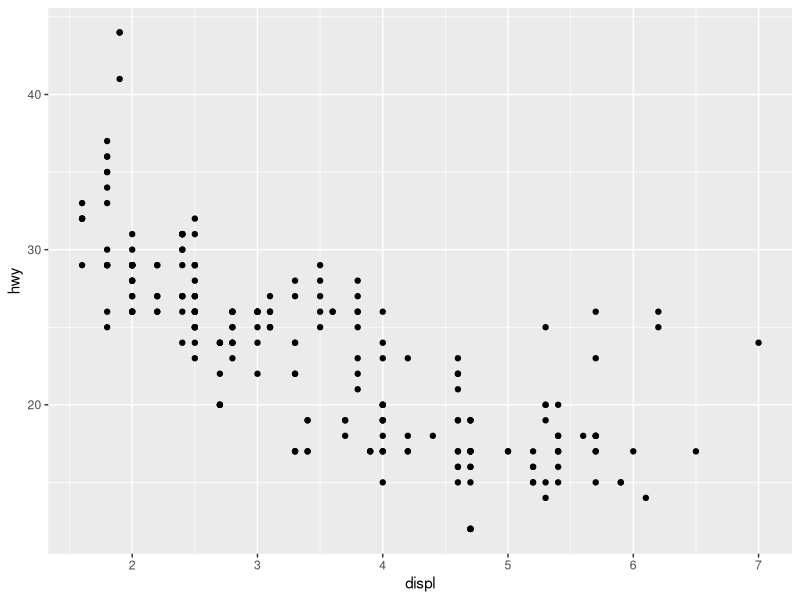
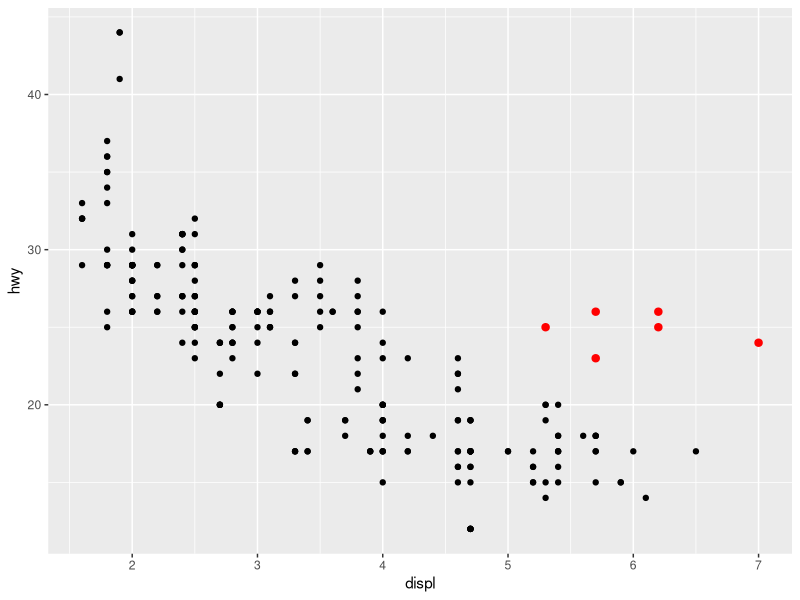
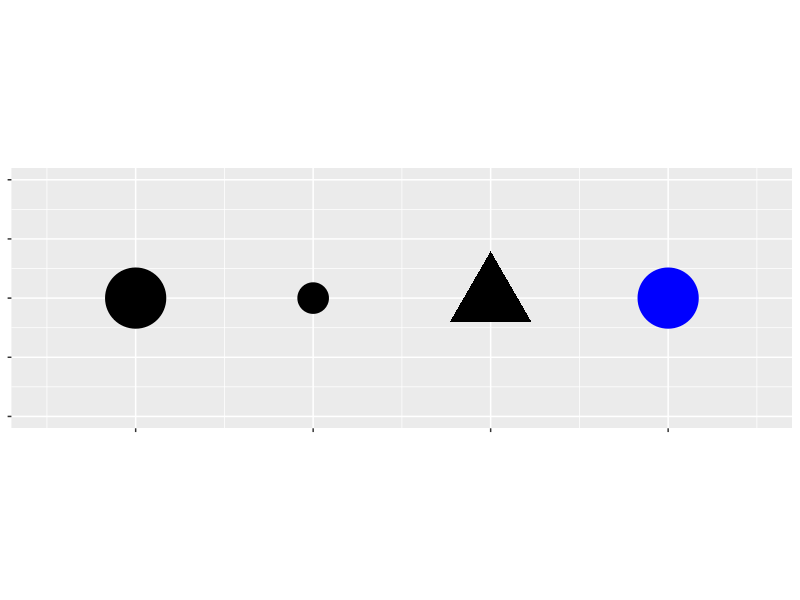
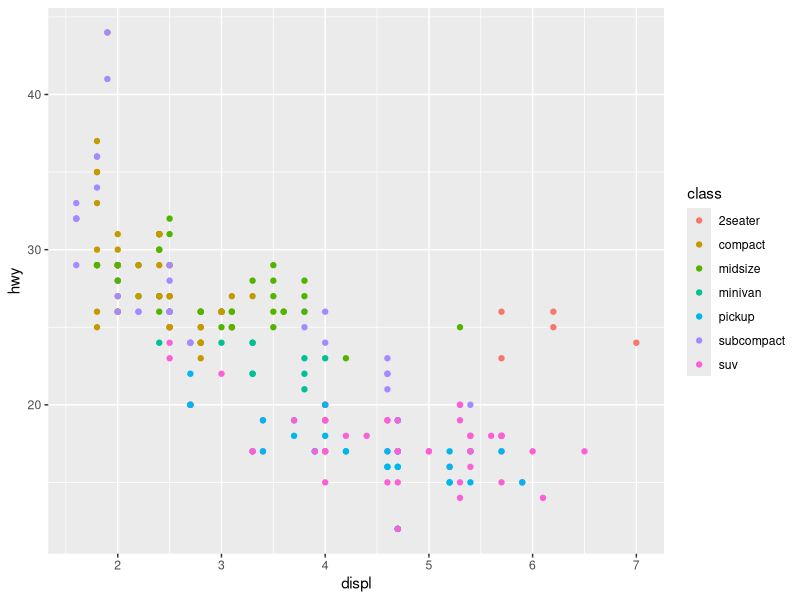
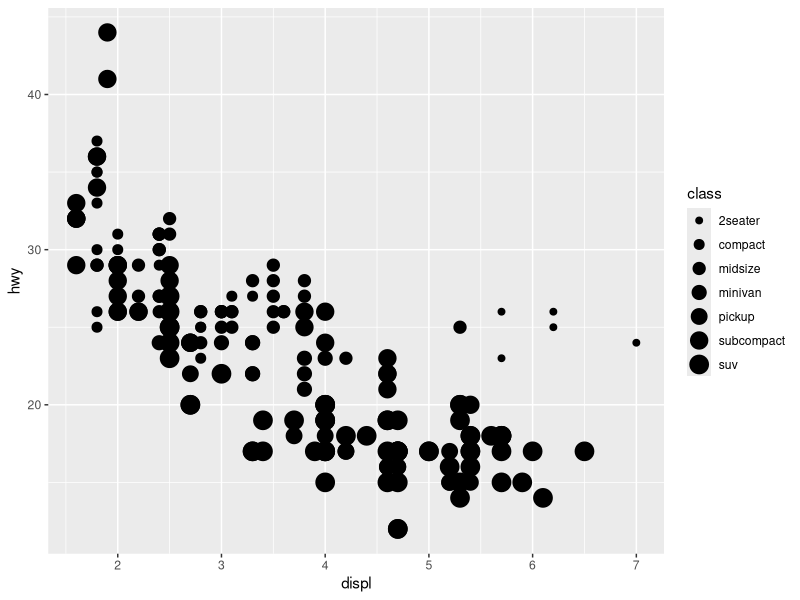
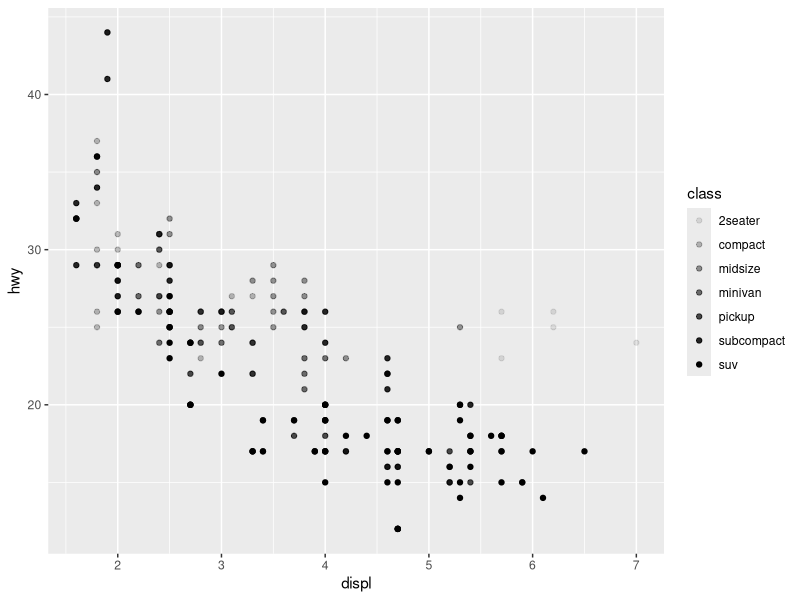
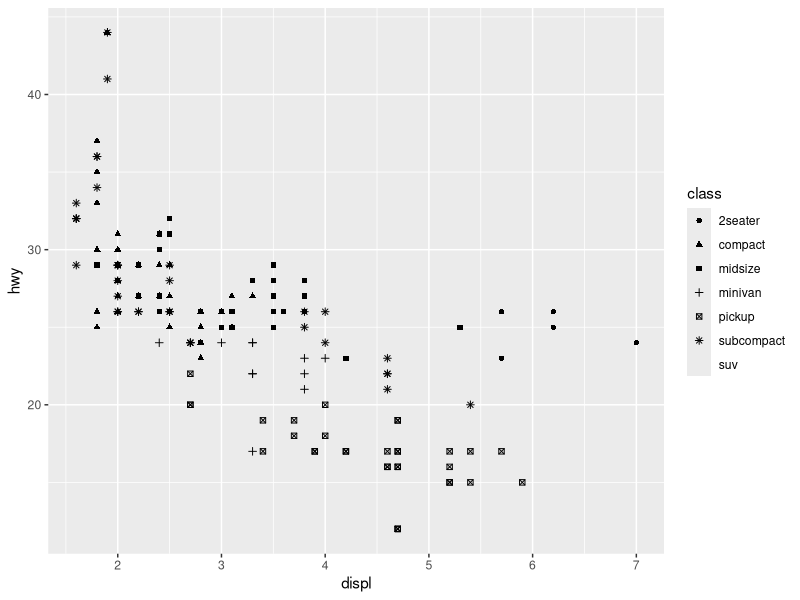
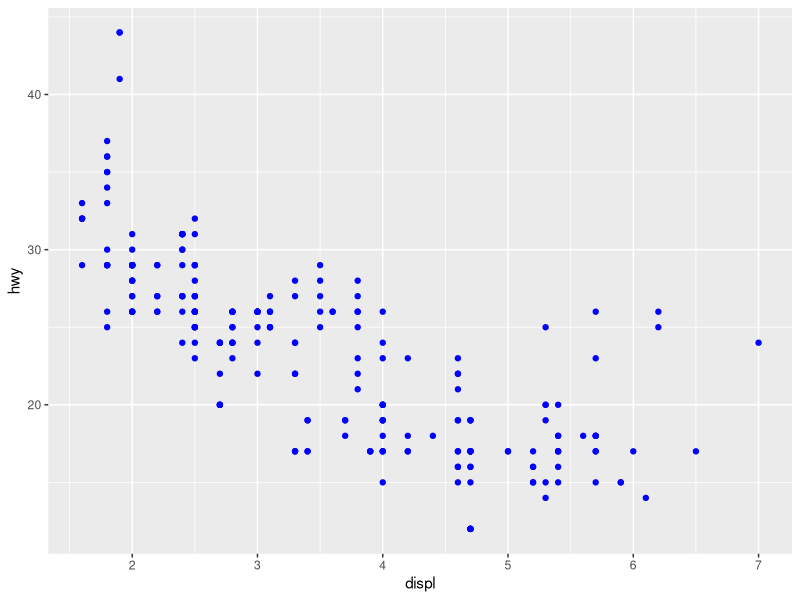

Here is the R script that generated these plots, in order: (Note: this script raises an error after producing the figures.)
## ---- chunk 1
library(tidyverse)
## ---- chunk 2
mpg
## ---- chunk 3
ggplot(data = mpg) + 
  geom_point(mapping = aes(x = displ, y = hwy))
## ---- chunk 4
ggplot(data = mpg, mapping = aes(x = displ, y = hwy)) +
  geom_point() + 
  geom_point(data = dplyr::filter(mpg, displ > 5, hwy > 20), colour = "red", size = 2.2)
## ---- chunk 5
ggplot() +
  geom_point(aes(1, 1), size = 20) +
  geom_point(aes(2, 1), size = 10) + 
  geom_point(aes(3, 1), size = 20, shape = 17) + 
  geom_point(aes(4, 1), size = 20, colour = "blue") + 
  scale_x_continuous(NULL, limits = c(0.5, 4.5), labels = NULL) + 
  scale_y_continuous(NULL, limits = c(0.9, 1.1), labels = NULL) + 
  theme(aspect.ratio = 1/3)
## ---- chunk 6
ggplot(data = mpg) + 
  geom_point(mapping = aes(x = displ, y = hwy, color = class))
## ---- chunk 7
ggplot(data = mpg) + 
  geom_point(mapping = aes(x = displ, y = hwy, size = class))
## ---- chunk 8
# Left | 左图
ggplot(data = mpg) + 
  geom_point(mapping = aes(x = displ, y = hwy, alpha = class))

# Right | 右图
ggplot(data = mpg) + 
  geom_point(mapping = aes(x = displ, y = hwy, shape = class))
## ---- chunk 9
ggplot(data = mpg) + 
  geom_point(mapping = aes(x = displ, y = hwy), color = "blue")
## ---- chunk 10
    ggplot(data = mpg) + 
      geom_point(mapping = aes(x = displ, y = hwy, color = "blue"))
## ---- chunk 11
ggplot(data = mpg) + 
  geom_point(mapping = aes(x = displ, y = hwy)) + 
  facet_wrap(~ class, nrow = 2)
## ---- chunk 12
ggplot(data = mpg) + 
  geom_point(mapping = aes(x = displ, y = hwy)) + 
  facet_grid(drv ~ cyl)
## ---- chunk 13
ggplot(data = mpg) + 
  geom_point(mapping = aes(x = displ, y = hwy))

ggplot(data = mpg) + 
  geom_smooth(mapping = aes(x = displ, y = hwy))
## ---- chunk 14
ggplot(data = mpg) + 
  geom_smooth(mapping = aes(x = displ, y = hwy, linetype = drv))
## ---- chunk 15
ggplot(data = mpg, mapping = aes(x = displ, y = hwy, color = drv)) + 
  geom_point() +
  geom_smooth(mapping = aes(linetype = drv))
## ---- chunk 16
ggplot(data = mpg) +
  geom_smooth(mapping = aes(x = displ, y = hwy))
              
ggplot(data = mpg) +
  geom_smooth(mapping = aes(x = displ, y = hwy, group = drv))
    
ggplot(data = mpg) +
  geom_smooth(
    mapping = aes(x = displ, y = hwy, color = drv),
    show.legend = FALSE
  )
## ---- chunk 17
ggplot(data = mpg) + 
  geom_point(mapping = aes(x = displ, y = hwy)) +
  geom_smooth(mapping = aes(x = displ, y = hwy))
## ---- chunk 18
ggplot(data = mpg, mapping = aes(x = displ, y = hwy)) + 
  geom_point(mapping = aes(color = class)) + 
  geom_smooth()
## ---- chunk 19
ggplot(data = mpg, mapping = aes(x = displ, y = hwy)) + 
  geom_point(mapping = aes(color = class)) + 
  geom_smooth(data = filter(mpg, class == "subcompact"), se = FALSE)
## ---- chunk 20
    ggplot(data = mpg, mapping = aes(x = displ, y = hwy)) + 
      geom_point() + 
      geom_smooth(se = FALSE)
    ggplot(data = mpg, mapping = aes(x = displ, y = hwy)) + 
      geom_smooth(aes(group = drv), se = FALSE) +
      geom_point()
    ggplot(data = mpg, mapping = aes(x = displ, y = hwy, color = drv)) + 
      geom_point() + 
      geom_smooth(se = FALSE)
    ggplot(data = mpg, mapping = aes(x = displ, y = hwy)) + 
      geom_point(aes(color = drv)) + 
      geom_smooth(se = FALSE)
    ggplot(data = mpg, mapping = aes(x = displ, y = hwy)) + 
      geom_point(aes(color = drv)) +
      geom_smooth(aes(linetype = drv), se = FALSE)
    ggplot(data = mpg, mapping = aes(x = displ, y = hwy)) + 
      geom_point(size = 4, colour = "white") + 
      geom_point(aes(colour = drv))
## ---- chunk 21
ggplot(data = diamonds) + 
  geom_bar(mapping = aes(x = cut))
## ---- chunk 22
knitr::include_graphics("images/visualization-stat-bar.png")
## ---- chunk 23
knitr::include_graphics("images/visualization-stat-bar-cn.png")
## ---- chunk 24
ggplot(data = diamonds) + 
  stat_count(mapping = aes(x = cut))
## ---- chunk 25
    demo <- tribble(
      ~cut,         ~freq,
      "Fair",       1610,
      "Good",       4906,
      "Very Good",  12082,
      "Premium",    13791,
      "Ideal",      21551
    )
    
    ggplot(data = demo) +
      geom_bar(mapping = aes(x = cut, y = freq), stat = "identity")
## ---- chunk 26
    ggplot(data = diamonds) + 
      geom_bar(mapping = aes(x = cut, y = stat(prop), group = 1))
## ---- chunk 27
    ggplot(data = diamonds) + 
      stat_summary(
        mapping = aes(x = cut, y = depth),
        fun.min = min,
        fun.max = max,
        fun = median
      )
## ---- chunk 28
ggplot(data = diamonds) + 
  geom_bar(mapping = aes(x = cut, colour = cut))
ggplot(data = diamonds) + 
  geom_bar(mapping = aes(x = cut, fill = cut))
## ---- chunk 29
ggplot(data = diamonds) + 
  geom_bar(mapping = aes(x = cut, fill = clarity))
## ---- chunk 30
    ggplot(data = diamonds, mapping = aes(x = cut, fill = clarity)) + 
      geom_bar(alpha = 1/5, position = "identity")
    ggplot(data = diamonds, mapping = aes(x = cut, colour = clarity)) + 
      geom_bar(fill = NA, position = "identity")
## ---- chunk 31
    ggplot(data = diamonds) + 
      geom_bar(mapping = aes(x = cut, fill = clarity), position = "fill")
## ---- chunk 32
    ggplot(data = diamonds) + 
      geom_bar(mapping = aes(x = cut, fill = clarity), position = "dodge")
## ---- chunk 33
ggplot(data = mpg) + 
  geom_point(mapping = aes(x = displ, y = hwy))
## ---- chunk 34
ggplot(data = mpg) + 
  geom_point(mapping = aes(x = displ, y = hwy), position = "jitter")
## ---- chunk 35
    ggplot(data = mpg, mapping = aes(x = cty, y = hwy)) + 
      geom_point()
## ---- chunk 36
    ggplot(data = mpg, mapping = aes(x = class, y = hwy)) + 
      geom_boxplot()
    ggplot(data = mpg, mapping = aes(x = class, y = hwy)) + 
      geom_boxplot() +
      coord_flip()
## ---- chunk 37
    nz <- map_data("nz")

    ggplot(nz, aes(long, lat, group = group)) +
      geom_polygon(fill = "white", colour = "black")

    ggplot(nz, aes(long, lat, group = group)) +
      geom_polygon(fill = "white", colour = "black") +
      coord_quickmap()
## ---- chunk 38
    bar <- ggplot(data = diamonds) + 
      geom_bar(
        mapping = aes(x = cut, fill = cut), 
        show.legend = FALSE,
        width = 1
      ) + 
      theme(aspect.ratio = 1) +
      labs(x = NULL, y = NULL)
    
    bar + coord_flip()
    bar + coord_polar()
## ---- chunk 39
    ggplot(data = mpg, mapping = aes(x = cty, y = hwy)) +
      geom_point() + 
      geom_abline() +
      coord_fixed()
## ---- chunk 40
knitr::include_graphics("images/visualization-grammar-1.png")
## ---- chunk 41
knitr::include_graphics("images/visualization-grammar-1-cn.png")
## ---- chunk 42
knitr::include_graphics("images/visualization-grammar-2.png")
## ---- chunk 43
knitr::include_graphics("images/visualization-grammar-2-cn.png")
## ---- chunk 44
knitr::include_graphics("images/visualization-grammar-3.png")
## ---- chunk 45
knitr::include_graphics("images/visualization-grammar-3-cn.png")
